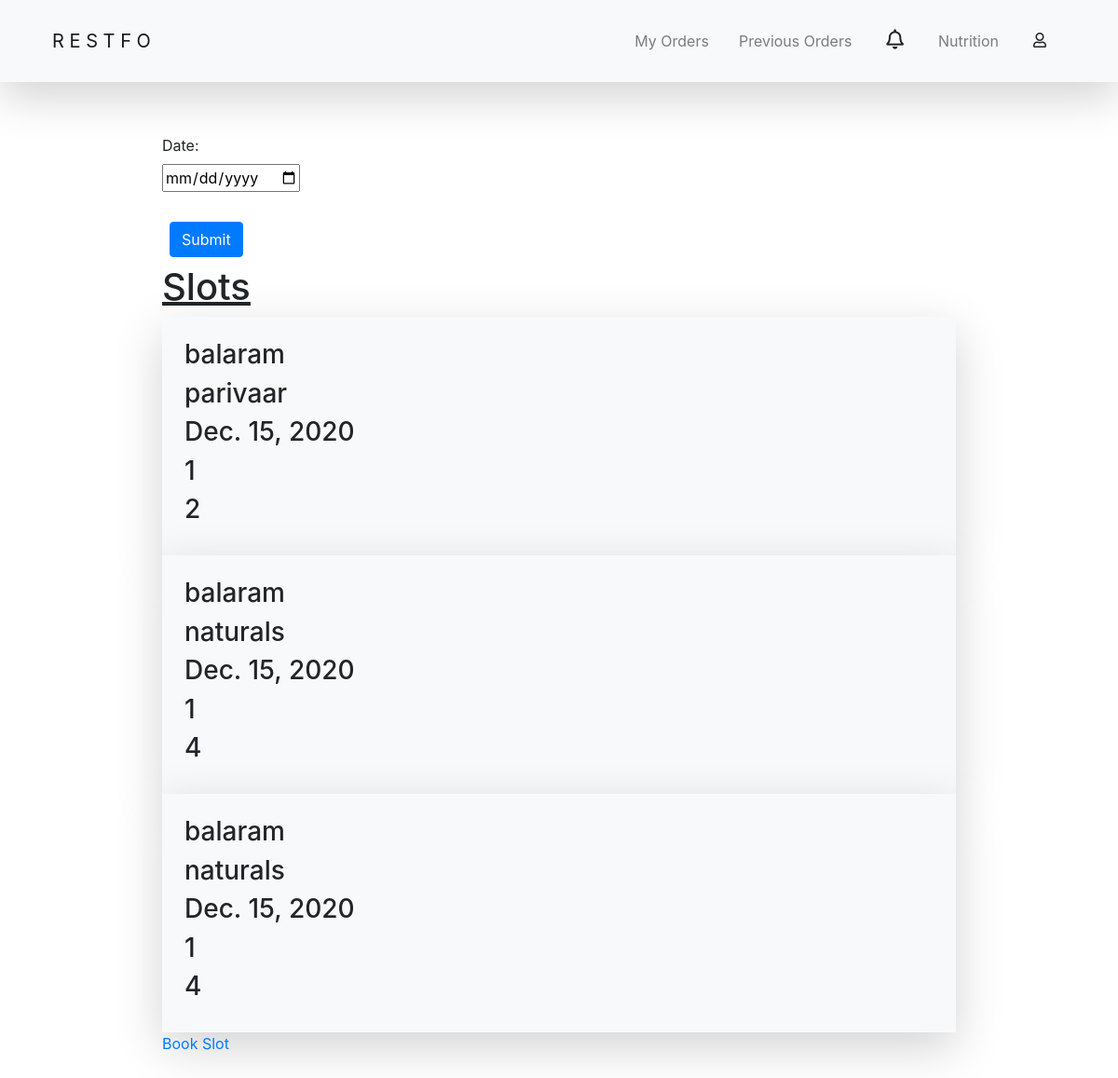
The app's page /slot/ with its own data.
### slots/models.py (models this page shows)
class Slot(models.Model):
    user_name = models.CharField(max_length=100)
    rest_name = models.CharField(max_length=100)
    date = models.DateField()
    slot_number = models.IntegerField()
    table_no = models.IntegerField()

### slots/views.py (the view)
# urls.py: path('slot/', slot),
def slot(request):
    if request.method=="POST":
        date = request.POST.get('slot_date')
        context = {
                'slot' : Slot.objects.filter(date=date)
                   }
        return redirect('/slot')
    else:
        context = {
                'slot' : Slot.objects.all()
        }
        return render(request,'slots/view_slot.html',context)

### slots/templates/slots/view_slot.html (shortened to what this page needs)
{% extends "notifications/base.html" %}
{% block content %}
    <div class="container p-5">
        <div class="container p-5">
            <div class="container p-5">
                <div class="row">
                <div class="col">
                  <form action="" method="post">
         <label for="slot_date">Date: </label><br>
         <input type="date" name="slot_date"><br><br>
              <div class="container p-2">
                   <button class="btn btn-primary" type="submit" name="submit">Submit</button>
              </div>
         </form>
                    <h1> <u>Slots</u> </h1>
                    {% for n in slot %}
                       <div class="container p-4 bg-light shadow-lg rounded-capsule">
                         <h3>{{n.user_name}}</h3>
                         <h3>{{n.rest_name}}</h3>
                         <h3>{{n.date}}</h3>
                          <h3>{{n.slot_number}}</h3>
                          <h3>{{n.table_no}}</h3>
                       </div>
                    {% endfor %}
            <a href = "/book_slot/"> Book Slot </a>
                </div>
                </div>
            </div>
        </div>
    </div>
{% endblock %}

### notifications/templates/notifications/base.html (shortened to what this page needs)
{% load static %}
{% load crispy_forms_tags %}
<!DOCTYPE html>
<html lang="en">
<head>
  <link rel="stylesheet" href="https://stackpath.bootstrapcdn.com/bootstrap/4.4.1/css/bootstrap.min.css">
    <link rel="stylesheet" href="https://cdnjs.cloudflare.com/ajax/libs/font-awesome/5.12.1/css/all.min.css">
    <link rel="stylesheet" type="text/css" href="https://cdnjs.cloudflare.com/ajax/libs/aos/2.2.0/aos.css">
</head>
<body>
            <nav class="navbar  navbar-expand-lg navbar-light fixed-top px-0 pt-3 pb-3 bg-light shadow-lg" >
              <div class="collapse navbar-collapse  px-5" id="navbarNav">
                  <div class="container p-2 ">
                    <a class="navbar-brand" href="#">R E S T F O</a>
                    <ul class="navbar-nav ml-auto" >
                        <li class="nav-item  px-2">
                          <a class="nav-link" data-toggle="tooltip" data-placement="bottom" href="#">My Orders<span class="sr-only">(current)</span></a>
                        </li>
                        <li class="nav-item  px-2">
                          <a class="nav-link" data-toggle="tooltip" data-placement="bottom" href="#">Previous Orders<span class="sr-only">(current)</span></a>
                        </li>
                        <li class="nav-item px-2">
                           <div class="dropdown p-0">
                              <button class="btn"  type="button" id="dropdownMenuButton" data-toggle="dropdown" aria-haspopup="true" aria-expanded="false">
                                  <i class="far fa-bell fa-lg" data-toggle="tooltip" data-placement="bottom" title="Personalisation"></i>
                              </button>
                           </div>
                      </li>
                        <li class="nav-item  px-2">
                          <a class="nav-link" data-toggle="tooltip" data-placement="bottom" href="/nutrition">Nutrition<span class="sr-only">(current)</span></a>
                        </li>
                        <li class="nav-item px-2">
                             <div class="dropdown p-0">
                                <button class="btn"  type="button" id="dropdownMenuButton" data-toggle="dropdown" aria-haspopup="true" aria-expanded="false">
                                    <i class="far fa-user p-0 m-0" data-toggle="tooltip" data-placement="bottom" title="Personalisation"></i>
                                </button>
                             </div>
                        </li>
                    </ul>
                  </div>
                </div>
            </nav>
{% block content %}
{% endblock content %}
</body>
</html>

### notifications/templates/notifications/base.html (style rules this page uses)
.row:after { display: flex; }

### records on screen
Slot: user_name "balaram", rest_name "parivaar", date "Dec. 15, 2020", slot_number "1", table_no "2"
Slot: user_name "balaram", rest_name "naturals", date "Dec. 15, 2020", slot_number "1", table_no "4"
Slot: user_name "balaram", rest_name "naturals", date "Dec. 15, 2020", slot_number "1", table_no "4"
